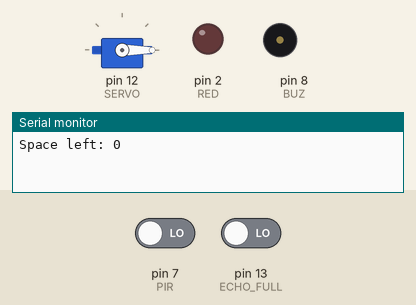
Simulated run of this sketch. Board: Arduino Uno, built with avr-gcc and run on an emulated ATmega328P. Shown: servo, output pins drawn as LEDs (lit = HIGH), buzzer (waves = sounding, pin HIGH), the last lines printed to the serial monitor. Inputs (shaded band) come from the test bench; at power-on: pin 7 (PIR) LOW, pin 13 (ECHO_FULL) LOW. Pins used as bus, display or sensor lines are not drawn.

Above: at 1.2 s.
1.3 s: pin 7 (PIR) driven HIGH
At 2.6 s:
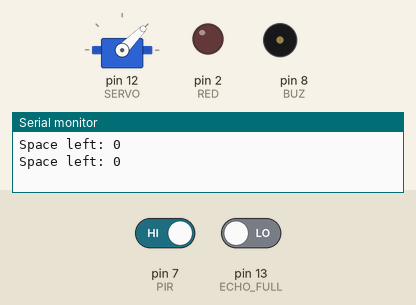
3.7 s: pin 7 (PIR) driven LOW
At 4.3 s:
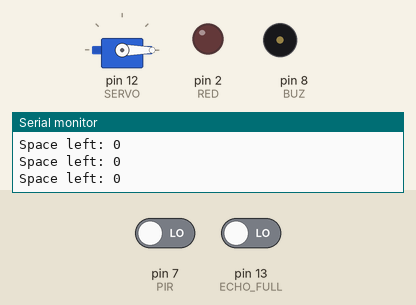
Timing chart, 0 to 6.7 s (numbered marks = the images above; inputs shaded):
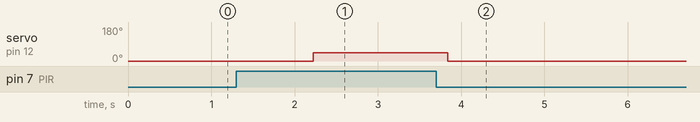

The sketch:

Smart_dustbin.ino
```cpp
#include <Servo.h>

int RED=2,BUZ=8,SERVO=12;int PIR=7,TRIG_FULL=4,ECHO_FULL=13;
Servo motor;

void setup() {
  Serial.begin(9600);

  pinMode(PIR,INPUT);

  pinMode(TRIG_FULL,OUTPUT);
  pinMode(ECHO_FULL,INPUT);

  pinMode(RED,OUTPUT);
  pinMode(BUZ,OUTPUT);

  motor.attach(SERVO);
  motor.write(0);
}

void loop() {
  //Lid Movement Based on PIR Sensor
  if (digitalRead(PIR)==HIGH) {
    motor.write(45);  //Open lid
    delay(500);
  } else {
    motor.write(0);   //Close lid
  }

  //Check Trash Level
  digitalWrite(TRIG_FULL,LOW);
  delay(2);
  digitalWrite(TRIG_FULL,HIGH);
  delay(10);
  digitalWrite(TRIG_FULL,LOW);

  long duration = pulseIn(ECHO_FULL,HIGH);
  int distance=(duration*0.034)/2;  // Convert to cm

  Serial.print("Space left: ");
  Serial.println(distance);

  digitalWrite(RED,LOW);
  digitalWrite(BUZ,LOW);

  if (distance>0) {// Ensure valid reading
    if (distance<10) {
      digitalWrite(RED,HIGH);
      digitalWrite(BUZ,HIGH);
      delay(500);
    } else if (distance<=30&&distance>=10) {
      digitalWrite(RED,LOW);
      delay(500);
    }
    else{
      digitalWrite(RED,LOW);
    }
  }
  delay(100);
}
```

Measured:
- after the input at 1.3 s, servo on pin 12 (SERVO): 0° → 45° after 0.92 s
- after the input at 3.7 s, servo on pin 12 (SERVO): 45° → 0° after 0.14 s
